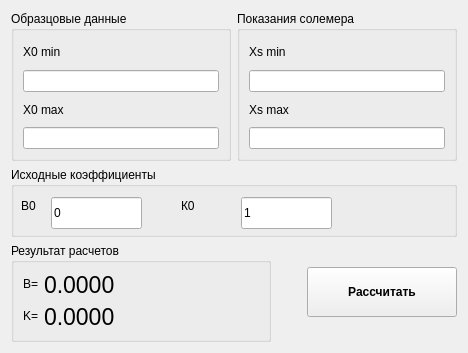
         <widget class="QWidget" name="X_Ras">
          <attribute name="title">
           <string>Ch-1</string>
          </attribute>
          <layout class="QGridLayout" name="gridLayout_4">
           <item row="0" column="0">
            <widget class="QGroupBox" name="groupBox_5">
             <property name="minimumSize">
              <size>
               <width>220</width>
               <height>150</height>
              </size>
             </property>
             <property name="maximumSize">
              <size>
               <width>16777215</width>
               <height>250</height>
              </size>
             </property>
             <property name="title">
              <string>Образцовые данные</string>
             </property>
             <layout class="QVBoxLayout" name="verticalLayout_5">
              <item>
               <widget class="QLabel" name="label_19">
                <property name="text">
                 <string>X0 min</string>
                </property>
               </widget>
              </item>
              <item>
               <widget class="QLineEdit" name="X0min">
                <property name="inputMethodHints">
                 <set>Qt::ImhFormattedNumbersOnly</set>
                </property>
               </widget>
              </item>
              <item>
               <widget class="QLabel" name="label_20">
                <property name="text">
                 <string>X0 max</string>
                </property>
               </widget>
              </item>
              <item>
               <widget class="QLineEdit" name="X0max">
                <property name="inputMethodHints">
                 <set>Qt::ImhFormattedNumbersOnly</set>
                </property>
               </widget>
              </item>
             </layout>
            </widget>
           </item>
           <item row="0" column="1" colspan="2">
            <widget class="QGroupBox" name="groupBox_6">
             <property name="minimumSize">
              <size>
               <width>220</width>
               <height>150</height>
              </size>
             </property>
             <property name="maximumSize">
              <size>
               <width>16777215</width>
               <height>250</height>
              </size>
             </property>
             <property name="title">
              <string>Показания солемера</string>
             </property>
             <layout class="QVBoxLayout" name="verticalLayout_6">
              <item>
               <widget class="QLabel" name="label_21">
                <property name="text">
                 <string>Xs min</string>
                </property>
               </widget>
              </item>
              <item>
               <widget class="QLineEdit" name="Xsmin">
                <property name="inputMethodHints">
                 <set>Qt::ImhFormattedNumbersOnly</set>
                </property>
               </widget>
              </item>
              <item>
               <widget class="QLabel" name="label_22">
                <property name="text">
                 <string>Xs max</string>
                </property>
               </widget>
              </item>
              <item>
               <widget class="QLineEdit" name="Xsmax">
                <property name="inputMethodHints">
                 <set>Qt::ImhFormattedNumbersOnly</set>
                </property>
               </widget>
              </item>
             </layout>
            </widget>
           </item>
           <item row="1" column="0" colspan="3">
            <widget class="QGroupBox" name="groupBox_7">
             <property name="minimumSize">
              <size>
               <width>360</width>
               <height>70</height>
              </size>
             </property>
             <property name="maximumSize">
              <size>
               <width>600</width>
               <height>100</height>
              </size>
             </property>
             <property name="title">
              <string>Исходные коэффициенты</string>
             </property>
             <widget class="QLineEdit" name="Bx0">
              <property name="geometry">
               <rect>
                <x>40</x>
                <y>30</y>
                <width>91</width>
                <height>32</height>
               </rect>
              </property>
              <property name="inputMethodHints">
               <set>Qt::ImhFormattedNumbersOnly</set>
              </property>
              <property name="text">
               <string>0</string>
              </property>
             </widget>
             <widget class="QLineEdit" name="Kx0">
              <property name="geometry">
               <rect>
                <x>230</x>
                <y>30</y>
                <width>91</width>
                <height>32</height>
               </rect>
              </property>
              <property name="inputMethodHints">
               <set>Qt::ImhFormattedNumbersOnly</set>
              </property>
              <property name="text">
               <string>1</string>
              </property>
             </widget>
             <widget class="QLabel" name="label_23">
              <property name="geometry">
               <rect>
                <x>10</x>
                <y>30</y>
                <width>31</width>
                <height>18</height>
               </rect>
              </property>
              <property name="text">
               <string>B0</string>
              </property>
             </widget>
             <widget class="QLabel" name="label_24">
              <property name="geometry">
               <rect>
                <x>170</x>
                <y>30</y>
                <width>31</width>
                <height>18</height>
               </rect>
              </property>
              <property name="text">
               <string>К0</string>
              </property>
             </widget>
            </widget>
           </item>
           <item row="2" column="0" colspan="2">
            <widget class="QGroupBox" name="groupBox_8">
             <property name="minimumSize">
              <size>
               <width>260</width>
               <height>91</height>
              </size>
             </property>
             <property name="maximumSize">
              <size>
               <width>220</width>
               <height>16777215</height>
              </size>
             </property>
             <property name="title">
              <string>Результат расчетов</string>
             </property>
             <layout class="QFormLayout" name="formLayout_3">
              <item row="0" column="0">
               <widget class="QLabel" name="label_25">
                <property name="text">
                 <string>B=</string>
                </property>
               </widget>
              </item>
              <item row="0" column="1">
               <widget class="QLabel" name="Bx">
                <property name="font">
                 <font>
                  <pointsize>17</pointsize>
                 </font>
                </property>
                <property name="text">
                 <string>0.0000</string>
                </property>
               </widget>
              </item>
              <item row="1" column="0">
               <widget class="QLabel" name="label_26">
                <property name="text">
                 <string>K=</string>
                </property>
               </widget>
              </item>
              <item row="1" column="1">
               <widget class="QLabel" name="Kx">
                <property name="font">
                 <font>
                  <pointsize>17</pointsize>
                 </font>
                </property>
                <property name="text">
                 <string>0.0000</string>
                </property>
               </widget>
              </item>
             </layout>
            </widget>
           </item>
           <item row="2" column="2">
            <widget class="QPushButton" name="RunrasX">
             <property name="sizePolicy">
              <sizepolicy hsizetype="Preferred" vsizetype="Preferred">
               <horstretch>0</horstretch>
               <verstretch>0</verstretch>
              </sizepolicy>
             </property>
             <property name="minimumSize">
              <size>
               <width>150</width>
               <height>30</height>
              </size>
             </property>
             <property name="maximumSize">
              <size>
               <width>200</width>
               <height>50</height>
              </size>
             </property>
             <property name="font">
              <font>
               <weight>75</weight>
               <bold>true</bold>
              </font>
             </property>
             <property name="text">
              <string>Рассчитать</string>
             </property>
            </widget>
           </item>
          </layout>
         </widget>
